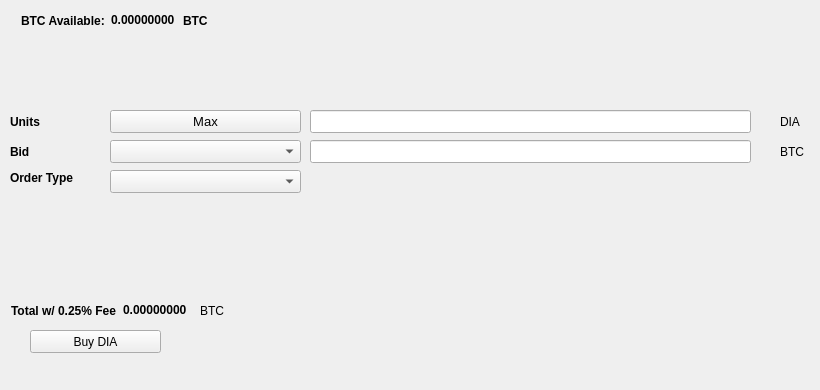
   <widget class="QWidget" name="BuyTab">
    <attribute name="title">
     <string>Buy</string>
    </attribute>
    <widget class="QPushButton" name="BuyDIA">
     <property name="geometry">
      <rect>
       <x>30</x>
       <y>330</y>
       <width>131</width>
       <height>23</height>
      </rect>
     </property>
     <property name="text">
      <string>Buy DIA</string>
     </property>
     <property name="icon">
      <iconset resource="../decima.qrc">
       <normaloff>:/icons/bitcoin</normaloff>:/icons/bitcoin</iconset>
     </property>
    </widget>
    <widget class="QLabel" name="label_3">
     <property name="geometry">
      <rect>
       <x>10</x>
       <y>110</y>
       <width>46</width>
       <height>23</height>
      </rect>
     </property>
     <property name="font">
      <font>
       <weight>75</weight>
       <bold>true</bold>
      </font>
     </property>
     <property name="text">
      <string>Units</string>
     </property>
    </widget>
    <widget class="QLineEdit" name="UnitsInput">
     <property name="geometry">
      <rect>
       <x>310</x>
       <y>110</y>
       <width>441</width>
       <height>23</height>
      </rect>
     </property>
     <property name="font">
      <font>
       <pointsize>9</pointsize>
       <weight>75</weight>
       <bold>true</bold>
      </font>
     </property>
    </widget>
    <widget class="QLineEdit" name="BuyBidPriceEdit">
     <property name="geometry">
      <rect>
       <x>310</x>
       <y>140</y>
       <width>441</width>
       <height>23</height>
      </rect>
     </property>
     <property name="font">
      <font>
       <pointsize>9</pointsize>
       <weight>75</weight>
       <bold>true</bold>
      </font>
     </property>
    </widget>
    <widget class="QLabel" name="label_4">
     <property name="geometry">
      <rect>
       <x>780</x>
       <y>110</y>
       <width>31</width>
       <height>23</height>
      </rect>
     </property>
     <property name="text">
      <string>DIA</string>
     </property>
    </widget>
    <widget class="QLabel" name="label_5">
     <property name="geometry">
      <rect>
       <x>780</x>
       <y>140</y>
       <width>31</width>
       <height>23</height>
      </rect>
     </property>
     <property name="text">
      <string>BTC</string>
     </property>
    </widget>
    <widget class="QLabel" name="label_6">
     <property name="geometry">
      <rect>
       <x>10</x>
       <y>140</y>
       <width>46</width>
       <height>23</height>
      </rect>
     </property>
     <property name="font">
      <font>
       <weight>75</weight>
       <bold>true</bold>
      </font>
     </property>
     <property name="text">
      <string>Bid</string>
     </property>
    </widget>
    <widget class="QLabel" name="label_7">
     <property name="geometry">
      <rect>
       <x>10</x>
       <y>170</y>
       <width>91</width>
       <height>16</height>
      </rect>
     </property>
     <property name="font">
      <font>
       <weight>75</weight>
       <bold>true</bold>
      </font>
     </property>
     <property name="text">
      <string>Order Type</string>
     </property>
    </widget>
    <widget class="QPushButton" name="Buy_Max_Amount">
     <property name="geometry">
      <rect>
       <x>110</x>
       <y>110</y>
       <width>191</width>
       <height>23</height>
      </rect>
     </property>
     <property name="font">
      <font>
       <pointsize>10</pointsize>
      </font>
     </property>
     <property name="text">
      <string>Max</string>
     </property>
    </widget>
    <widget class="QComboBox" name="BuyBidcomboBox">
     <property name="geometry">
      <rect>
       <x>110</x>
       <y>140</y>
       <width>191</width>
       <height>23</height>
      </rect>
     </property>
     <property name="font">
      <font>
       <pointsize>10</pointsize>
      </font>
     </property>
    </widget>
    <widget class="QComboBox" name="buyOrdertypeCombo">
     <property name="geometry">
      <rect>
       <x>110</x>
       <y>170</y>
       <width>191</width>
       <height>23</height>
      </rect>
     </property>
     <property name="font">
      <font>
       <pointsize>10</pointsize>
      </font>
     </property>
    </widget>
    <widget class="QWidget" name="layoutWidget1">
     <property name="geometry">
      <rect>
       <x>21</x>
       <y>11</y>
       <width>227</width>
       <height>19</height>
      </rect>
     </property>
     <layout class="QHBoxLayout" name="horizontalLayout_3">
      <item>
       <widget class="QLabel" name="label232">
        <property name="font">
         <font>
          <weight>75</weight>
          <bold>true</bold>
         </font>
        </property>
        <property name="text">
         <string>BTC Available:</string>
        </property>
       </widget>
      </item>
      <item>
       <widget class="QLabel" name="BtcAvailableLbl">
        <property name="palette">
         <palette>
          <active>
           <colorrole role="WindowText">
            <brush brushstyle="SolidPattern">
             <color alpha="255">
              <red>0</red>
              <green>0</green>
              <blue>0</blue>
             </color>
            </brush>
           </colorrole>
           <colorrole role="Button">
            <brush brushstyle="SolidPattern">
             <color alpha="255">
              <red>0</red>
              <green>170</green>
              <blue>0</blue>
             </color>
            </brush>
           </colorrole>
           <colorrole role="Light">
            <brush brushstyle="SolidPattern">
             <color alpha="255">
              <red>0</red>
              <green>255</green>
              <blue>0</blue>
             </color>
            </brush>
           </colorrole>
           <colorrole role="Midlight">
            <brush brushstyle="SolidPattern">
             <color alpha="255">
              <red>0</red>
              <green>212</green>
              <blue>0</blue>
             </color>
            </brush>
           </colorrole>
           <colorrole role="Dark">
            <brush brushstyle="SolidPattern">
             <color alpha="255">
              <red>0</red>
              <green>85</green>
              <blue>0</blue>
             </color>
            </brush>
           </colorrole>
           <colorrole role="Mid">
            <brush brushstyle="SolidPattern">
             <color alpha="255">
              <red>0</red>
              <green>113</green>
              <blue>0</blue>
             </color>
            </brush>
           </colorrole>
           <colorrole role="Text">
            <brush brushstyle="SolidPattern">
             <color alpha="255">
              <red>0</red>
              <green>170</green>
              <blue>0</blue>
             </color>
            </brush>
           </colorrole>
           <colorrole role="BrightText">
            <brush brushstyle="SolidPattern">
             <color alpha="255">
              <red>255</red>
              <green>255</green>
              <blue>255</blue>
             </color>
            </brush>
           </colorrole>
           <colorrole role="ButtonText">
            <brush brushstyle="SolidPattern">
             <color alpha="255">
              <red>0</red>
              <green>0</green>
              <blue>0</blue>
             </color>
            </brush>
           </colorrole>
           <colorrole role="Base">
            <brush brushstyle="SolidPattern">
             <color alpha="255">
              <red>255</red>
              <green>255</green>
              <blue>255</blue>
             </color>
            </brush>
           </colorrole>
           <colorrole role="Window">
            <brush brushstyle="SolidPattern">
             <color alpha="255">
              <red>0</red>
              <green>170</green>
              <blue>0</blue>
             </color>
            </brush>
           </colorrole>
           <colorrole role="Shadow">
            <brush brushstyle="SolidPattern">
             <color alpha="255">
              <red>0</red>
              <green>0</green>
              <blue>0</blue>
             </color>
            </brush>
           </colorrole>
           <colorrole role="AlternateBase">
            <brush brushstyle="SolidPattern">
             <color alpha="255">
              <red>127</red>
              <green>212</green>
              <blue>127</blue>
             </color>
            </brush>
           </colorrole>
           <colorrole role="ToolTipBase">
            <brush brushstyle="SolidPattern">
             <color alpha="255">
              <red>255</red>
              <green>255</green>
              <blue>220</blue>
             </color>
            </brush>
           </colorrole>
           <colorrole role="ToolTipText">
            <brush brushstyle="SolidPattern">
             <color alpha="255">
              <red>0</red>
              <green>0</green>
              <blue>0</blue>
             </color>
            </brush>
           </colorrole>
          </active>
          <inactive>
           <colorrole role="WindowText">
            <brush brushstyle="SolidPattern">
             <color alpha="255">
              <red>0</red>
              <green>0</green>
              <blue>0</blue>
             </color>
            </brush>
           </colorrole>
           <colorrole role="Button">
            <brush brushstyle="SolidPattern">
             <color alpha="255">
              <red>0</red>
              <green>170</green>
              <blue>0</blue>
             </color>
            </brush>
           </colorrole>
           <colorrole role="Light">
            <brush brushstyle="SolidPattern">
             <color alpha="255">
              <red>0</red>
              <green>255</green>
              <blue>0</blue>
             </color>
            </brush>
           </colorrole>
           <colorrole role="Midlight">
            <brush brushstyle="SolidPattern">
             <color alpha="255">
              <red>0</red>
              <green>212</green>
              <blue>0</blue>
             </color>
            </brush>
           </colorrole>
           <colorrole role="Dark">
            <brush brushstyle="SolidPattern">
             <color alpha="255">
              <red>0</red>
              <green>85</green>
              <blue>0</blue>
             </color>
            </brush>
           </colorrole>
           <colorrole role="Mid">
            <brush brushstyle="SolidPattern">
             <color alpha="255">
              <red>0</red>
              <green>113</green>
              <blue>0</blue>
             </color>
            </brush>
           </colorrole>
           <colorrole role="Text">
            <brush brushstyle="SolidPattern">
             <color alpha="255">
              <red>0</red>
              <green>170</green>
              <blue>0</blue>
             </color>
            </brush>
           </colorrole>
           <colorrole role="BrightText">
            <brush brushstyle="SolidPattern">
             <color alpha="255">
              <red>255</red>
              <green>255</green>
              <blue>255</blue>
             </color>
            </brush>
           </colorrole>
           <colorrole role="ButtonText">
            <brush brushstyle="SolidPattern">
             <color alpha="255">
              <red>0</red>
              <green>0</green>
              <blue>0</blue>
             </color>
            </brush>
           </colorrole>
           <colorrole role="Base">
            <brush brushstyle="SolidPattern">
             <color alpha="255">
              <red>255</red>
              <green>255</green>
              <blue>255</blue>
             </color>
            </brush>
           </colorrole>
           <colorrole role="Window">
            <brush brushstyle="SolidPattern">
             <color alpha="255">
              <red>0</red>
              <green>170</green>
              <blue>0</blue>
             </color>
            </brush>
           </colorrole>
           <colorrole role="Shadow">
            <brush brushstyle="SolidPattern">
             <color alpha="255">
              <red>0</red>
              <green>0</green>
              <blue>0</blue>
             </color>
            </brush>
           </colorrole>
           <colorrole role="AlternateBase">
            <brush brushstyle="SolidPattern">
             <color alpha="255">
              <red>127</red>
              <green>212</green>
              <blue>127</blue>
             </color>
            </brush>
           </colorrole>
           <colorrole role="ToolTipBase">
            <brush brushstyle="SolidPattern">
             <color alpha="255">
              <red>255</red>
              <green>255</green>
              <blue>220</blue>
             </color>
            </brush>
           </colorrole>
           <colorrole role="ToolTipText">
            <brush brushstyle="SolidPattern">
             <color alpha="255">
              <red>0</red>
              <green>0</green>
              <blue>0</blue>
             </color>
            </brush>
           </colorrole>
          </inactive>
          <disabled>
           <colorrole role="WindowText">
            <brush brushstyle="SolidPattern">
             <color alpha="255">
              <red>0</red>
              <green>85</green>
              <blue>0</blue>
             </color>
            </brush>
           </colorrole>
           <colorrole role="Button">
            <brush brushstyle="SolidPattern">
             <color alpha="255">
              <red>0</red>
              <green>170</green>
              <blue>0</blue>
             </color>
            </brush>
           </colorrole>
           <colorrole role="Light">
            <brush brushstyle="SolidPattern">
             <color alpha="255">
              <red>0</red>
              <green>255</green>
              <blue>0</blue>
             </color>
            </brush>
           </colorrole>
           <colorrole role="Midlight">
            <brush brushstyle="SolidPattern">
             <color alpha="255">
              <red>0</red>
              <green>212</green>
              <blue>0</blue>
             </color>
            </brush>
           </colorrole>
           <colorrole role="Dark">
            <brush brushstyle="SolidPattern">
             <color alpha="255">
              <red>0</red>
              <green>85</green>
              <blue>0</blue>
             </color>
            </brush>
           </colorrole>
           <colorrole role="Mid">
            <brush brushstyle="SolidPattern">
             <color alpha="255">
              <red>0</red>
              <green>113</green>
              <blue>0</blue>
             </color>
            </brush>
           </colorrole>
           <colorrole role="Text">
            <brush brushstyle="SolidPattern">
             <color alpha="255">
              <red>0</red>
              <green>85</green>
              <blue>0</blue>
             </color>
            </brush>
           </colorrole>
           <colorrole role="BrightText">
            <brush brushstyle="SolidPattern">
             <color alpha="255">
              <red>255</red>
              <green>255</green>
              <blue>255</blue>
             </color>
            </brush>
           </colorrole>
           <colorrole role="ButtonText">
            <brush brushstyle="SolidPattern">
             <color alpha="255">
              <red>0</red>
              <green>85</green>
              <blue>0</blue>
             </color>
            </brush>
           </colorrole>
           <colorrole role="Base">
            <brush brushstyle="SolidPattern">
             <color alpha="255">
              <red>0</red>
              <green>170</green>
              <blue>0</blue>
             </color>
            </brush>
           </colorrole>
           <colorrole role="Window">
            <brush brushstyle="SolidPattern">
             <color alpha="255">
              <red>0</red>
              <green>170</green>
              <blue>0</blue>
             </color>
            </brush>
           </colorrole>
           <colorrole role="Shadow">
            <brush brushstyle="SolidPattern">
             <color alpha="255">
              <red>0</red>
              <green>0</green>
              <blue>0</blue>
             </color>
            </brush>
           </colorrole>
           <colorrole role="AlternateBase">
            <brush brushstyle="SolidPattern">
             <color alpha="255">
              <red>0</red>
              <green>170</green>
              <blue>0</blue>
             </color>
            </brush>
           </colorrole>
           <colorrole role="ToolTipBase">
            <brush brushstyle="SolidPattern">
             <color alpha="255">
              <red>255</red>
              <green>255</green>
              <blue>220</blue>
             </color>
            </brush>
           </colorrole>
           <colorrole role="ToolTipText">
            <brush brushstyle="SolidPattern">
             <color alpha="255">
              <red>0</red>
              <green>0</green>
              <blue>0</blue>
             </color>
            </brush>
           </colorrole>
          </disabled>
         </palette>
        </property>
        <property name="font">
         <font>
          <weight>75</weight>
          <bold>true</bold>
         </font>
        </property>
        <property name="text">
         <string>0.00000000</string>
        </property>
        <property name="textInteractionFlags">
         <set>Qt::LinksAccessibleByMouse|Qt::TextSelectableByKeyboard|Qt::TextSelectableByMouse</set>
        </property>
       </widget>
      </item>
      <item>
       <widget class="QLabel" name="BtcAvailableLbl_2">
        <property name="font">
         <font>
          <weight>75</weight>
          <bold>true</bold>
         </font>
        </property>
        <property name="text">
         <string>BTC</string>
        </property>
       </widget>
      </item>
     </layout>
    </widget>
    <widget class="QWidget" name="layoutWidge2">
     <property name="geometry">
      <rect>
       <x>11</x>
       <y>301</y>
       <width>259</width>
       <height>19</height>
      </rect>
     </property>
     <layout class="QHBoxLayout" name="horizontalLayout_4">
      <item>
       <widget class="QLabel" name="label_9">
        <property name="font">
         <font>
          <weight>75</weight>
          <bold>true</bold>
         </font>
        </property>
        <property name="text">
         <string>Total w/ 0.25% Fee</string>
        </property>
       </widget>
      </item>
      <item>
       <widget class="QLabel" name="BuyCostLabel">
        <property name="palette">
         <palette>
          <active>
           <colorrole role="WindowText">
            <brush brushstyle="SolidPattern">
             <color alpha="255">
              <red>0</red>
              <green>0</green>
              <blue>0</blue>
             </color>
            </brush>
           </colorrole>
           <colorrole role="Button">
            <brush brushstyle="SolidPattern">
             <color alpha="255">
              <red>0</red>
              <green>170</green>
              <blue>0</blue>
             </color>
            </brush>
           </colorrole>
           <colorrole role="Light">
            <brush brushstyle="SolidPattern">
             <color alpha="255">
              <red>0</red>
              <green>255</green>
              <blue>0</blue>
             </color>
            </brush>
           </colorrole>
           <colorrole role="Midlight">
            <brush brushstyle="SolidPattern">
             <color alpha="255">
              <red>0</red>
              <green>212</green>
              <blue>0</blue>
             </color>
            </brush>
           </colorrole>
           <colorrole role="Dark">
            <brush brushstyle="SolidPattern">
             <color alpha="255">
              <red>0</red>
              <green>85</green>
              <blue>0</blue>
             </color>
            </brush>
           </colorrole>
           <colorrole role="Mid">
            <brush brushstyle="SolidPattern">
             <color alpha="255">
              <red>0</red>
              <green>113</green>
              <blue>0</blue>
             </color>
            </brush>
           </colorrole>
           <colorrole role="Text">
            <brush brushstyle="SolidPattern">
             <color alpha="255">
              <red>0</red>
              <green>170</green>
              <blue>0</blue>
             </color>
            </brush>
           </colorrole>
           <colorrole role="BrightText">
            <brush brushstyle="SolidPattern">
             <color alpha="255">
              <red>255</red>
              <green>255</green>
              <blue>255</blue>
             </color>
            </brush>
           </colorrole>
           <colorrole role="ButtonText">
            <brush brushstyle="SolidPattern">
             <color alpha="255">
              <red>0</red>
              <green>0</green>
              <blue>0</blue>
             </color>
            </brush>
           </colorrole>
           <colorrole role="Base">
            <brush brushstyle="SolidPattern">
             <color alpha="255">
              <red>255</red>
              <green>255</green>
              <blue>255</blue>
             </color>
            </brush>
           </colorrole>
           <colorrole role="Window">
            <brush brushstyle="SolidPattern">
             <color alpha="255">
              <red>0</red>
              <green>170</green>
              <blue>0</blue>
             </color>
            </brush>
           </colorrole>
           <colorrole role="Shadow">
            <brush brushstyle="SolidPattern">
             <color alpha="255">
              <red>0</red>
              <green>0</green>
              <blue>0</blue>
             </color>
            </brush>
           </colorrole>
           <colorrole role="AlternateBase">
            <brush brushstyle="SolidPattern">
             <color alpha="255">
              <red>127</red>
              <green>212</green>
              <blue>127</blue>
             </color>
            </brush>
           </colorrole>
           <colorrole role="ToolTipBase">
            <brush brushstyle="SolidPattern">
             <color alpha="255">
              <red>255</red>
              <green>255</green>
              <blue>220</blue>
             </color>
            </brush>
           </colorrole>
           <colorrole role="ToolTipText">
            <brush brushstyle="SolidPattern">
             <color alpha="255">
              <red>0</red>
              <green>0</green>
              <blue>0</blue>
             </color>
            </brush>
           </colorrole>
          </active>
          <inactive>
           <colorrole role="WindowText">
            <brush brushstyle="SolidPattern">
             <color alpha="255">
              <red>0</red>
              <green>0</green>
              <blue>0</blue>
             </color>
            </brush>
           </colorrole>
           <colorrole role="Button">
            <brush brushstyle="SolidPattern">
             <color alpha="255">
              <red>0</red>
              <green>170</green>
              <blue>0</blue>
             </color>
            </brush>
           </colorrole>
           <colorrole role="Light">
            <brush brushstyle="SolidPattern">
             <color alpha="255">
              <red>0</red>
              <green>255</green>
              <blue>0</blue>
             </color>
            </brush>
           </colorrole>
           <colorrole role="Midlight">
            <brush brushstyle="SolidPattern">
             <color alpha="255">
              <red>0</red>
              <green>212</green>
              <blue>0</blue>
             </color>
            </brush>
           </colorrole>
           <colorrole role="Dark">
            <brush brushstyle="SolidPattern">
             <color alpha="255">
              <red>0</red>
              <green>85</green>
              <blue>0</blue>
             </color>
            </brush>
           </colorrole>
           <colorrole role="Mid">
            <brush brushstyle="SolidPattern">
             <color alpha="255">
              <red>0</red>
              <green>113</green>
              <blue>0</blue>
             </color>
            </brush>
           </colorrole>
           <colorrole role="Text">
            <brush brushstyle="SolidPattern">
             <color alpha="255">
              <red>0</red>
              <green>170</green>
              <blue>0</blue>
             </color>
            </brush>
           </colorrole>
           <colorrole role="BrightText">
            <brush brushstyle="SolidPattern">
             <color alpha="255">
              <red>255</red>
              <green>255</green>
              <blue>255</blue>
             </color>
            </brush>
           </colorrole>
           <colorrole role="ButtonText">
            <brush brushstyle="SolidPattern">
             <color alpha="255">
              <red>0</red>
              <green>0</green>
              <blue>0</blue>
             </color>
            </brush>
           </colorrole>
           <colorrole role="Base">
            <brush brushstyle="SolidPattern">
             <color alpha="255">
              <red>255</red>
              <green>255</green>
              <blue>255</blue>
             </color>
            </brush>
           </colorrole>
           <colorrole role="Window">
            <brush brushstyle="SolidPattern">
             <color alpha="255">
              <red>0</red>
              <green>170</green>
              <blue>0</blue>
             </color>
            </brush>
           </colorrole>
           <colorrole role="Shadow">
            <brush brushstyle="SolidPattern">
             <color alpha="255">
              <red>0</red>
              <green>0</green>
              <blue>0</blue>
             </color>
            </brush>
           </colorrole>
           <colorrole role="AlternateBase">
            <brush brushstyle="SolidPattern">
             <color alpha="255">
              <red>127</red>
              <green>212</green>
              <blue>127</blue>
             </color>
            </brush>
           </colorrole>
           <colorrole role="ToolTipBase">
            <brush brushstyle="SolidPattern">
             <color alpha="255">
              <red>255</red>
              <green>255</green>
              <blue>220</blue>
             </color>
            </brush>
           </colorrole>
           <colorrole role="ToolTipText">
            <brush brushstyle="SolidPattern">
             <color alpha="255">
              <red>0</red>
              <green>0</green>
              <blue>0</blue>
             </color>
            </brush>
           </colorrole>
          </inactive>
          <disabled>
           <colorrole role="WindowText">
            <brush brushstyle="SolidPattern">
             <color alpha="255">
              <red>0</red>
              <green>85</green>
              <blue>0</blue>
             </color>
            </brush>
           </colorrole>
           <colorrole role="Button">
            <brush brushstyle="SolidPattern">
             <color alpha="255">
              <red>0</red>
              <green>170</green>
              <blue>0</blue>
             </color>
            </brush>
           </colorrole>
           <colorrole role="Light">
            <brush brushstyle="SolidPattern">
             <color alpha="255">
              <red>0</red>
              <green>255</green>
              <blue>0</blue>
             </color>
            </brush>
           </colorrole>
           <colorrole role="Midlight">
            <brush brushstyle="SolidPattern">
             <color alpha="255">
              <red>0</red>
              <green>212</green>
              <blue>0</blue>
             </color>
            </brush>
           </colorrole>
           <colorrole role="Dark">
            <brush brushstyle="SolidPattern">
             <color alpha="255">
              <red>0</red>
              <green>85</green>
              <blue>0</blue>
             </color>
            </brush>
           </colorrole>
           <colorrole role="Mid">
            <brush brushstyle="SolidPattern">
             <color alpha="255">
              <red>0</red>
              <green>113</green>
              <blue>0</blue>
             </color>
            </brush>
           </colorrole>
           <colorrole role="Text">
            <brush brushstyle="SolidPattern">
             <color alpha="255">
              <red>0</red>
              <green>85</green>
              <blue>0</blue>
             </color>
            </brush>
           </colorrole>
           <colorrole role="BrightText">
            <brush brushstyle="SolidPattern">
             <color alpha="255">
              <red>255</red>
              <green>255</green>
              <blue>255</blue>
             </color>
            </brush>
           </colorrole>
           <colorrole role="ButtonText">
            <brush brushstyle="SolidPattern">
             <color alpha="255">
              <red>0</red>
              <green>85</green>
              <blue>0</blue>
             </color>
            </brush>
           </colorrole>
           <colorrole role="Base">
            <brush brushstyle="SolidPattern">
             <color alpha="255">
              <red>0</red>
              <green>170</green>
              <blue>0</blue>
             </color>
            </brush>
           </colorrole>
           <colorrole role="Window">
            <brush brushstyle="SolidPattern">
             <color alpha="255">
              <red>0</red>
              <green>170</green>
              <blue>0</blue>
             </color>
            </brush>
           </colorrole>
           <colorrole role="Shadow">
            <brush brushstyle="SolidPattern">
             <color alpha="255">
              <red>0</red>
              <green>0</green>
              <blue>0</blue>
             </color>
            </brush>
           </colorrole>
           <colorrole role="AlternateBase">
            <brush brushstyle="SolidPattern">
             <color alpha="255">
              <red>0</red>
              <green>170</green>
              <blue>0</blue>
             </color>
            </brush>
           </colorrole>
           <colorrole role="ToolTipBase">
            <brush brushstyle="SolidPattern">
             <color alpha="255">
              <red>255</red>
              <green>255</green>
              <blue>220</blue>
             </color>
            </brush>
           </colorrole>
           <colorrole role="ToolTipText">
            <brush brushstyle="SolidPattern">
             <color alpha="255">
              <red>0</red>
              <green>0</green>
              <blue>0</blue>
             </color>
            </brush>
           </colorrole>
          </disabled>
         </palette>
        </property>
        <property name="font">
         <font>
          <weight>75</weight>
          <bold>true</bold>
         </font>
        </property>
        <property name="autoFillBackground">
         <bool>false</bool>
        </property>
        <property name="text">
         <string>0.00000000</string>
        </property>
        <property name="textInteractionFlags">
         <set>Qt::LinksAccessibleByMouse|Qt::TextSelectableByMouse</set>
        </property>
       </widget>
      </item>
      <item>
       <widget class="QLabel" name="label_10">
        <property name="font">
         <font>
          <weight>50</weight>
          <bold>false</bold>
         </font>
        </property>
        <property name="text">
         <string>BTC</string>
        </property>
       </widget>
      </item>
     </layout>
    </widget>
    <widget class="QLabel" name="label_24">
     <property name="geometry">
      <rect>
       <x>460</x>
       <y>300</y>
       <width>281</width>
       <height>81</height>
      </rect>
     </property>
     <property name="text">
      <string/>
     </property>
     <property name="pixmap">
      <pixmap>:/images/bittrex</pixmap>
     </property>
    </widget>
   </widget>
